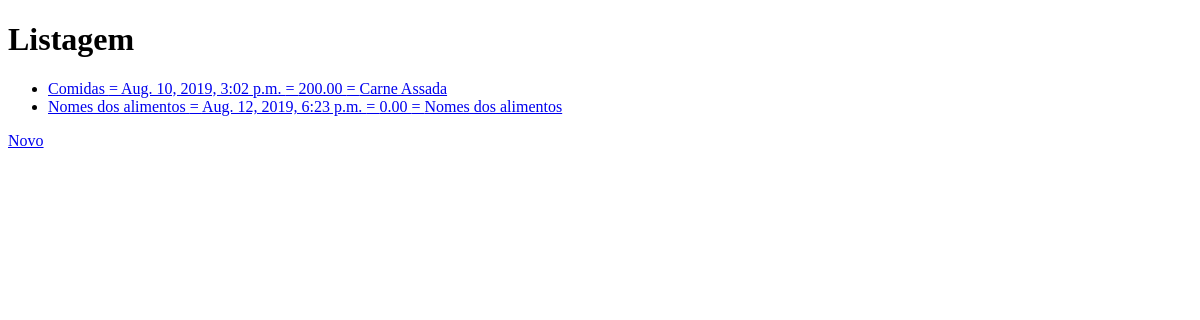
The app's page /, older data.
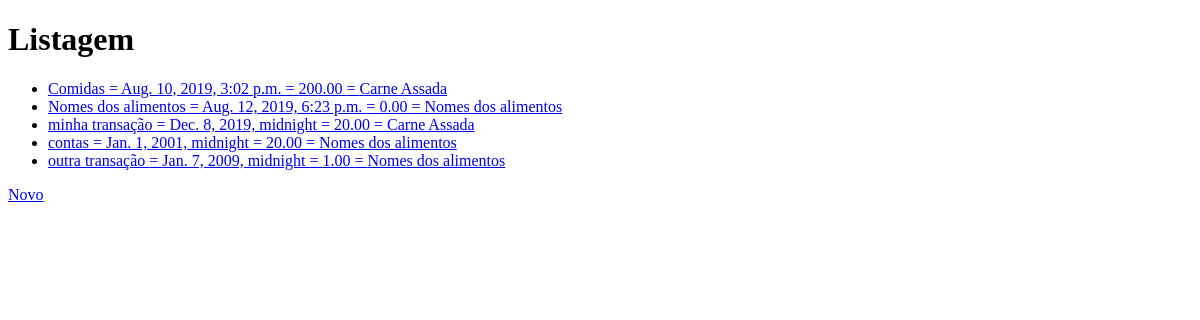
The same page, newer data.
### contas/models.py (models this page shows, shortened)
class Transacao(models.Model):
    data = models.DateTimeField()
    descricao = models.CharField(max_length=200)
    valor = models.DecimalField(max_length=7, max_digits=10, decimal_places=2)
    categoria = models.ForeignKey(Categoria, on_delete=models.CASCADE)
    observacoes = models.TextField(null=True, blank=True)
    class Meta:
        verbose_name_plural = 'Transações'

class Categoria(models.Model):
    nome = models.CharField(max_length=100)
    dt_criacao = models.DateField(auto_now_add=True)
    def __str__(self):
        return self.nome

### contas/views.py (the view)
# urls.py: path('',listagem, name= 'url_listagem'),
def listagem (request):
    data = {}
    data ['Transacoes'] = Transacao.objects.all()
    return render(request,'contas/listagem.html',data)

### contas/templates/contas/listagem.html (shortened to what this page needs)
<!doctype html>
<html lang="pt-br">
<head>
</head>
<body>
    <h1>Listagem</h1>
    <ul>
    {% for Transacao  in Transacoes %}
        <li> <a href=" {% url 'url_update' Transacao.id%} ">{{ Transacao.descricao}} = {{ Transacao.data }} = {{ Transacao.valor}} = {{ Transacao.categoria}} </a> </li>
    {% endfor%}
    </ul>
    <a href="{% url 'url_nova' %}"> Novo </a>
</body>
</html>

Row changes from the older to the newer data that the page shows:
added Transacao: descricao "minha transação", data "Dec. 8, 2019, midnight", valor "20.00", categoria "Carne Assada"
added Transacao: descricao "contas", data "Jan. 1, 2001, midnight", valor "20.00", categoria "Nomes dos alimentos"
added Transacao: descricao "outra transação", data "Jan. 7, 2009, midnight", valor "1.00", categoria "Nomes dos alimentos"
